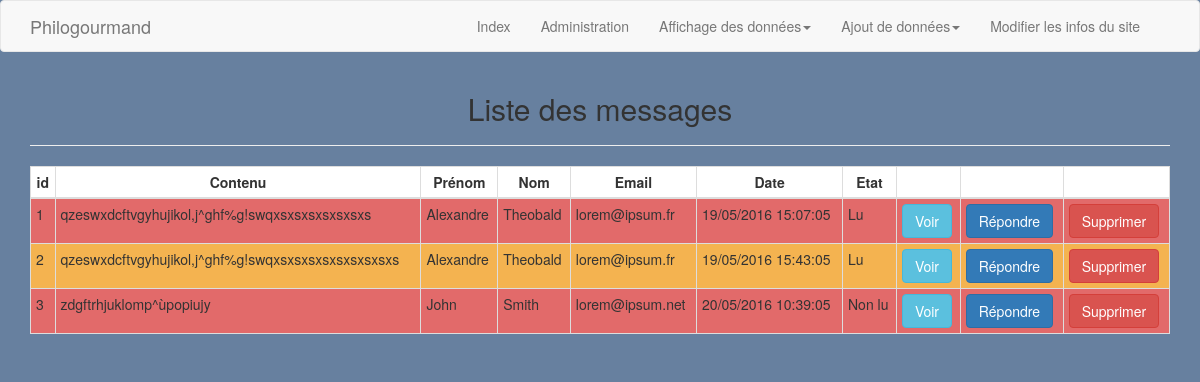
Page /admin/contact_message.php (signed in) on the committed database.
### tables this page shows
CREATE TABLE `contact` (
  `id` int(11) NOT NULL,
  `firstname` varchar(50) NOT NULL,
  `lastname` varchar(50) NOT NULL,
  `email` varchar(255) NOT NULL,
  `content` text NOT NULL,
  `date_add` datetime NOT NULL,
  `message_state` enum('read','unread') NOT NULL DEFAULT 'unread'
);

### inc/fonctions.php (called while the page is built, shortened)
<?php
function showAllMessageContact() {
	global $pdo;
	$res = $pdo->prepare('SELECT * FROM contact');
	$res->execute();
	return $res->fetchAll(PDO::FETCH_ASSOC);
}

### admin/contact_message.php (the view, shortened to what this page needs)
<?php
require_once '../inc/connect.php';
require_once '../inc/fonctions.php';
$error = [];
$showAllMessages = false;
if (!empty($_GET) && isset($_GET['id_message'])) {
	$id_message = checkId($_GET['id_message']);
	if(empty($id_message)) {
		$error[] = 'le message recherché n\'existe pas';
	}
	if (count($error) == 0) {
	 	if (isset($_GET['action']) && $_GET['action'] == 'delete') {
	 		$del = $pdo->prepare('DELETE FROM contact WHERE id = :id');
	 		$del->bindValue(':id',$id_message,PDO::PARAM_INT);
	 		if($del->execute()) {
	 			$_SESSION['del_message'] = 'ok';
	 			header('Location: contact_message.php');
	 			die;
	 		}
	 	}
	 	else {
			$message = showMessageContact($id_message);
			if (empty($message)) {
				$error[] = 'le message recherché n\'existe pas';
			}
			if (count($error) == 0) {
				$showMessage = true;
				$upd = $pdo->prepare('UPDATE contact set message_state = "read" WHERE id = :id');
				$upd->bindValue(':id', $id_message, PDO::PARAM_INT);
				$upd->execute();
				if (isset($_GET['action']) && $_GET['action'] == 'rep') {
 					$repMessage = true;
 				}
			}
		}
	}
}
else {
	$message_list = showAllMessageContact();
	if (count($error) == 0) {
		$showAllMessages = true;
	}
}
include_once '../inc/header_admin.php';
?>
	<?php if($showAllMessages) :  ?>
	<h2 class="text-center">Liste des messages</h2>
	<hr>
	<table class="table table-striped table-bordered table-condensed">
	   <thead>
	     <tr>
	       <th>id</th>
	       <th>Contenu</th>
	       <th>Prénom</th>
	       <th>Nom</th>
	       <th>Email</th>
	       <th>Date</th>
	       <th>Etat</th>
	       <th></th>
	       <th></th>
	       <th></th>
	     </tr>
	   </thead>
	   <tbody>
			<?php
			   foreach($message_list as $message) :
			   $date = date('d/m/Y H:i:m', strtotime($message['date_add']));
			?>
			     <tr>
			       	<td><?=$message['id']; ?></td>
			       	<td><?=substr($message['content'], 0, 50); ?></td>
			       	<td><?=$message['firstname']; ?></td>
			       	<td><?=$message['lastname']; ?></td>
			       	<td><?=$message['email']?></td>
			       	<td><?=$date; ?></td>
			       	<?php if ($message['message_state'] == 'read') : ?>
			       		<td>Lu</td>
			   		<?php else : ?>
			   			<td>Non lu</td>
			   		<?php endif; ?>
			       <td>
			         <a type="button" class="btn btn-info" href="?id_message=<?=$message['id'];?>">Voir</a>
			       </td>
			       <td>
			         <a type="button" class="btn btn-primary" href="?id_message=<?=$message['id'];?>&action=rep">Répondre</a>
			       </td>
			       <td>
			         <a type="button" class="btn btn-danger" href="?id_message=<?=$message['id'];?>&action=delete">Supprimer</a>
			       </td>
			     </tr>
			<?php endforeach; ?>
	   </tbody>
	</table>
	<?php endif; ?>
<?php
include_once '../inc/footer_admin.php';
?>

### inc/header_admin.php (shortened to what this page needs)
<!DOCTYPE html>
<html>
<head>
	<link rel="stylesheet" href="https://maxcdn.bootstrapcdn.com/bootstrap/3.3.6/css/bootstrap.min.css">
	<link rel="stylesheet" type="text/css" href="../css/style_admin.css">
</head>
<body>
	<div id="navbarBootstrap">
        <nav class="navbar navbar-default" role="navigation">
            <div class="container">
                <div class="navbar-header page-scroll">
                    <a class="navbar-brand page-scroll" href="#page-top">Philogourmand</a>
                </div>
              	<div class="collapse navbar-collapse navbar-ex1-collapse navbar-right">
                    <ul class="nav navbar-nav">
                        <li>
                            <a href="../index.php">Index</a>
                        </li>
                        <li>
                            <a href="administration.php">Administration</a>
                        </li>
                        <?php if (!empty($_SESSION) && isset($_SESSION['user']['role']) && $_SESSION['user']['role'] == 'admin') :?>
    						<li class="dropdown">
    							<a href="#" class="dropdown-toggle" data-toggle="dropdown" role="button" aria-haspopup="true" aria-expanded="false">Affichage des données<span class="caret"></span></a>
    						</li>
                            <li class="dropdown">
                                <a href="#" class="dropdown-toggle" data-toggle="dropdown" role="button" aria-haspopup="true" aria-expanded="false">Ajout de données<span class="caret"></span></a>
                            </li>
                            <li>
                                <a href="edit_resto.php?id=1">Modifier les infos du site</a>
                            </li>
                        <?php endif; ?>
                    </ul>
                </div>
            </div>
        </nav>
    </div>
	<main class="container">

### inc/footer_admin.php (shortened to what this page needs)
	</main>
</body>
</html>

### css/style_admin.css (style rules this page uses)
body { background: #67809F; }
table > thead { background: white; }
.table-striped > tbody > tr:nth-of-type(2n+1) { background: #E26A6A; }
.table-striped > tbody > tr:nth-of-type(2n) { background: #F4B350; }
table > thead > tr > th { text-align: center; }

### rows in the picture
contact: id "1", content "qzeswxdcftvgyhujikol,j^ghf%g!swqxsxsxsxsxsxsxs", firstname "Alexandre", lastname "Theobald", email "lorem@ipsum.fr", date_add "19/05/2016 15:07:05", message_state "Lu"
contact: id "2", content "qzeswxdcftvgyhujikol,j^ghf%g!swqxsxsxsxsxsxsxsxsxs", firstname "Alexandre", lastname "Theobald", email "lorem@ipsum.fr", date_add "19/05/2016 15:43:05", message_state "Lu"
contact: id "3", content "zdgftrhjuklomp^ùpopiujy", firstname "John", lastname "Smith", email "lorem@ipsum.net", date_add "20/05/2016 10:39:05", message_state "Non lu"
